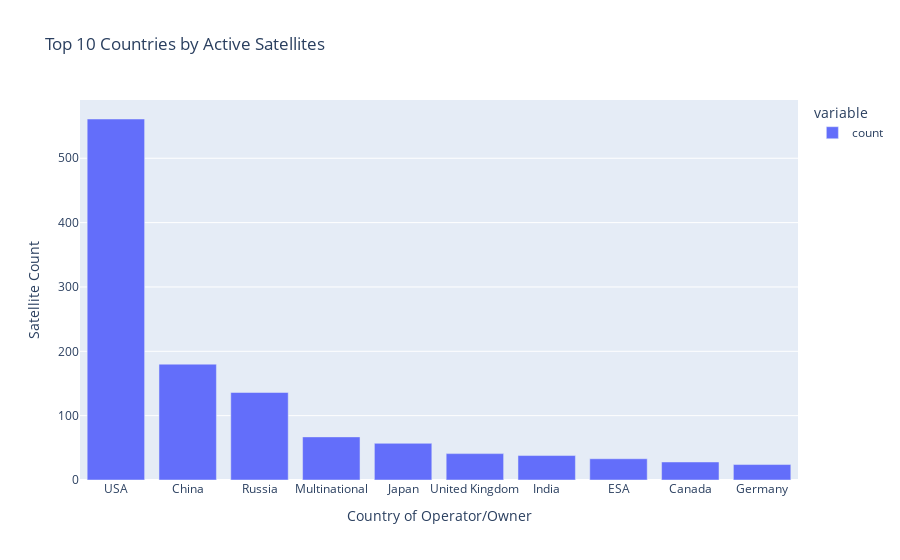

Notebook code cell kept with this figure:
### Code cell
# Top countries by active satellites 
top_countries = df['Country of Operator/Owner'].value_counts().head(10)
px.bar(
    top_countries,
    title="Top 10 Countries by Active Satellites",
    labels={'value':'Satellite Count','index':'Country'}
).show()

### Figure 1 — Plotly figure (JSON) as saved in the notebook; plotly's stock layout.template omitted (floating-point values rounded to 4 significant figures)
{"data": [{"alignmentgroup": "True", "hovertemplate": "variable=count<br>Country of Operator/Owner=%{x}<br>Satellite Count=%{y}<extra></extra>", "legendgroup": "count", "marker": {"color": "#636efa", "pattern": {"shape": ""}}, "name": "count", "offsetgroup": "count", "orientation": "v", "showlegend": true, "textposition": "auto", "type": "bar", "x": ["USA", "China", "Russia", "Multinational", "Japan", "United Kingdom", "India", "ESA", "Canada", "Germany"], "xaxis": "x", "y": [561, 180, 136, 67, 57, 41, 38, 33, 28, 24], "yaxis": "y"}], "layout": {"barmode": "relative", "legend": {"title": {"text": "variable"}, "tracegroupgap": 0}, "title": {"text": "Top 10 Countries by Active Satellites"}, "xaxis": {"anchor": "y", "domain": [0, 1], "title": {"text": "Country of Operator/Owner"}}, "yaxis": {"anchor": "x", "domain": [0, 1], "title": {"text": "Satellite Count"}}}}
